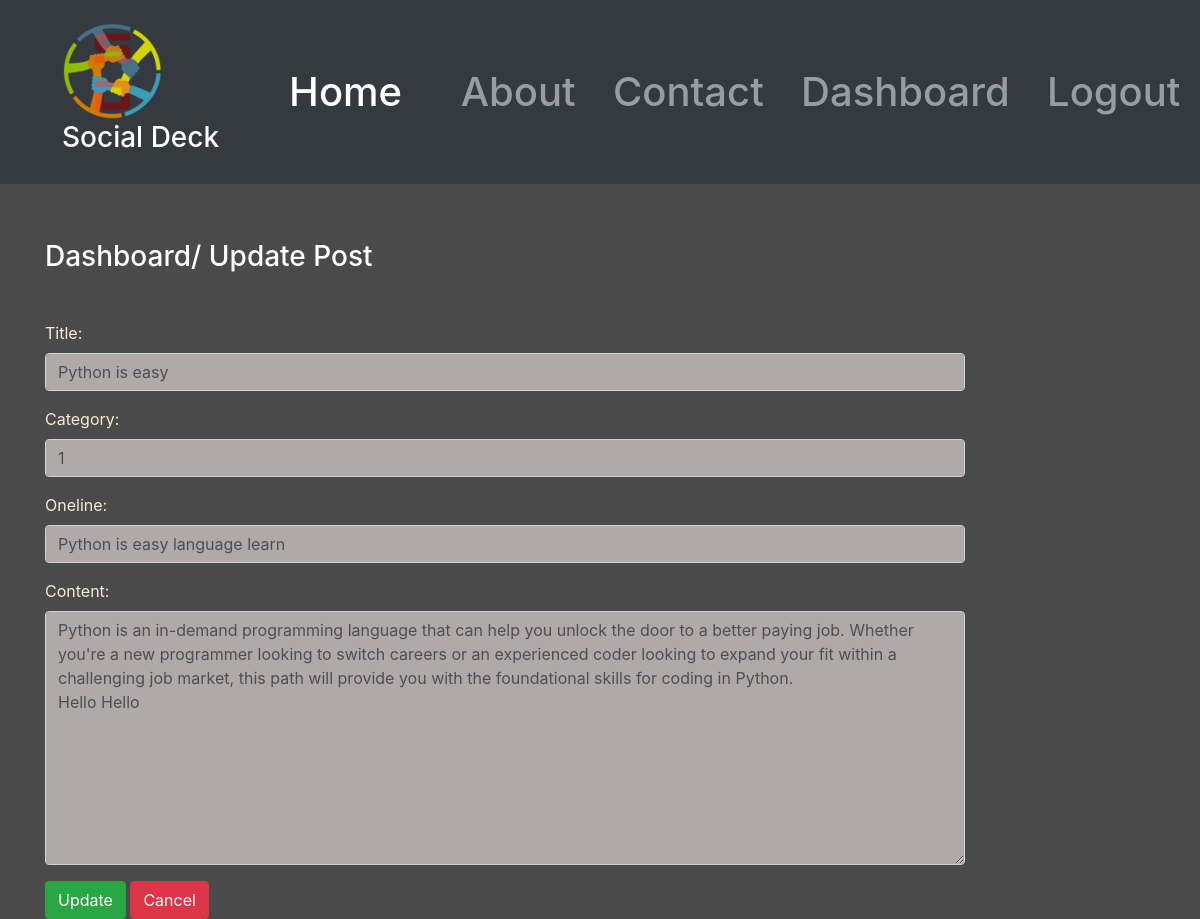
The page /updatepost/1/ (signed in) on the database its author committed.
### Blog_Photo_App/models.py (models this page shows)
class Blog(models.Model):
    Title = models.CharField(max_length=50)
    Category = models.ForeignKey(Blog_Category, on_delete=models.CASCADE)
    Oneline = models.CharField(max_length=100)
    Content = models.TextField()
    Date = models.DateField(auto_now_add=True)
    Time = models.TimeField(auto_now_add=True)
    user = models.ForeignKey(User, on_delete=models.CASCADE)

### Blog_Photo_App/views.py (the view)
# urls.py: path('updatepost/<int:id>/', views.update_post, name='updatepost'),
def update_post(request, id):
    if request.user.is_authenticated:
        if request.method == 'POST':
            pi = Blog.objects.get(pk=id)
            form = BlogForm(request.POST, instance=pi)
            if form.is_valid():
                form.save()
                return HttpResponseRedirect('/dashboard/')
        else:
            pi = Blog.objects.get(pk=id)
            form = BlogForm(instance=pi)
        return render(request, 'blog/updatepost.html', {'form': form})
    else:
        return HttpResponseRedirect('/login/')

### Blog_Photo_App/forms.py
class BlogForm(forms.ModelForm):
    class Meta:
        model = Blog
        fields = ['Title', 'Category', 'Oneline', 'Content']
        widgets = {'Title': forms.TextInput(attrs={'class': 'form-control'}), 'Category': forms.TextInput(attrs={'class': 'form-control'}),
                   'Oneline': forms.TextInput(attrs={'class': 'form-control'}), 'Content': forms.Textarea(attrs={'class': 'form-control'}), }

### Blog_Photo_App/templates/blog/updatepost.html (shortened to what this page needs)
{% extends 'blog/base.html' %}
{% load static %}
{% block content %}
<div class="col-sm-10">
<h3 class="text-white my-5">Dashboard/ Update Post</h3>
<form action="" method="post" novalidate>
 {{form.as_p}}
 <input type="submit" value="Update" class="btn btn-success">
 <a href="{% url 'dashboard' %}" class="btn btn-danger">Cancel</a>
</form>
</div>
{% endblock content %}

### Blog_Photo_App/static/blog/css/style.css (style rules this page uses)
body { background-color: rgb(75, 74, 74); color: antiquewhite; }
.form-control { background-color: rgb(177, 168, 168); }

### rows shown on the page
Blog: Title "Python is easy", Category "1", Oneline "Python is easy language learn", Content "Python is an in-demand programming language that can help you unlock the door to a better paying job. Whether you're a new programmer looking to switch careers or an experienced coder looking to expand your fit within a challenging job market, this path will provide you with the foundational skills for coding in Python. Hello Hello"
